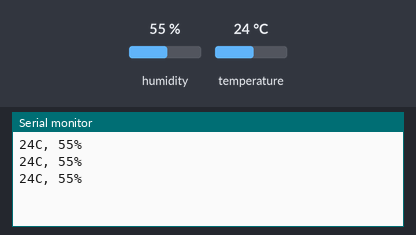
A sketch run on a simulated Arduino Uno, built with avr-gcc and run on an emulated ATmega328P. Parts: the last lines printed to the serial monitor. The inputs (shaded band) are chosen by the test bench; at power-on: humidity 55 %, temperature 24 °C.

Above: at 1.3 s.
1.4 s: humidity set to 22 %
At 2.0 s:
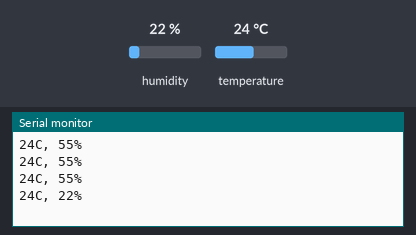
2.9 s: temperature set to 12 °C
At 3.6 s:
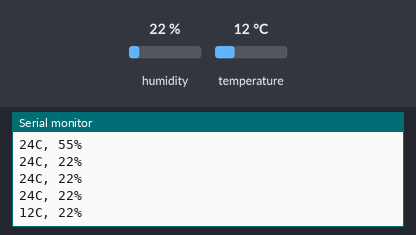
4.4 s: humidity set to 40 %
At 5.2 s:
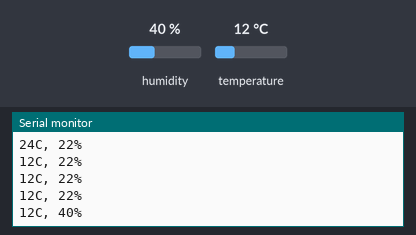
Timing chart, 0 to 7.4 s (numbered marks = the images above; inputs shaded):
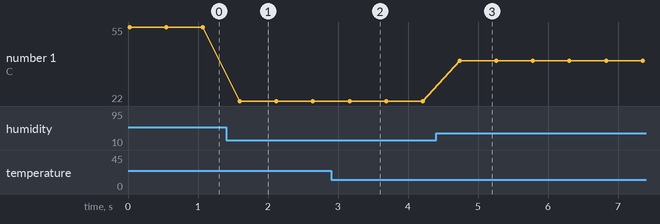

The sketch:

NguyenM_CSCI3511_Lab21.ino
```cpp
#include "SimpleDHT.h"

int DHTpin = 7;
SimpleDHT11 dht11;

void setup() {
  // put your setup code here, to run once:
  Serial.begin(9600);

}

void loop() {
  // put your main code here, to run repeatedly:
  byte temp = 0;
  byte humidity = 0;
  byte rawdata[40] = {0};

  if (dht11.read(DHTpin, &temp, &humidity, rawdata)){
    Serial.print("Read DHT11 failed");
    return;
  }
  Serial.print((int)temp);
  Serial.print("C, ");
  Serial.print((int)humidity);
  Serial.println("%");

  delay(500);
}
```

Measured:
- after the input at 1.4 s, the serial monitor: prints a new line after 0.19 s (image 1)
- after the input at 2.9 s, the serial monitor: prints a new line after 0.27 s (image 2)
- after the input at 4.4 s, the serial monitor: prints a new line after 0.34 s (image 3)
- plotted number 1: 55 → 22 after the input at 1.4 s, 22 → 40 after the input at 4.4 s
